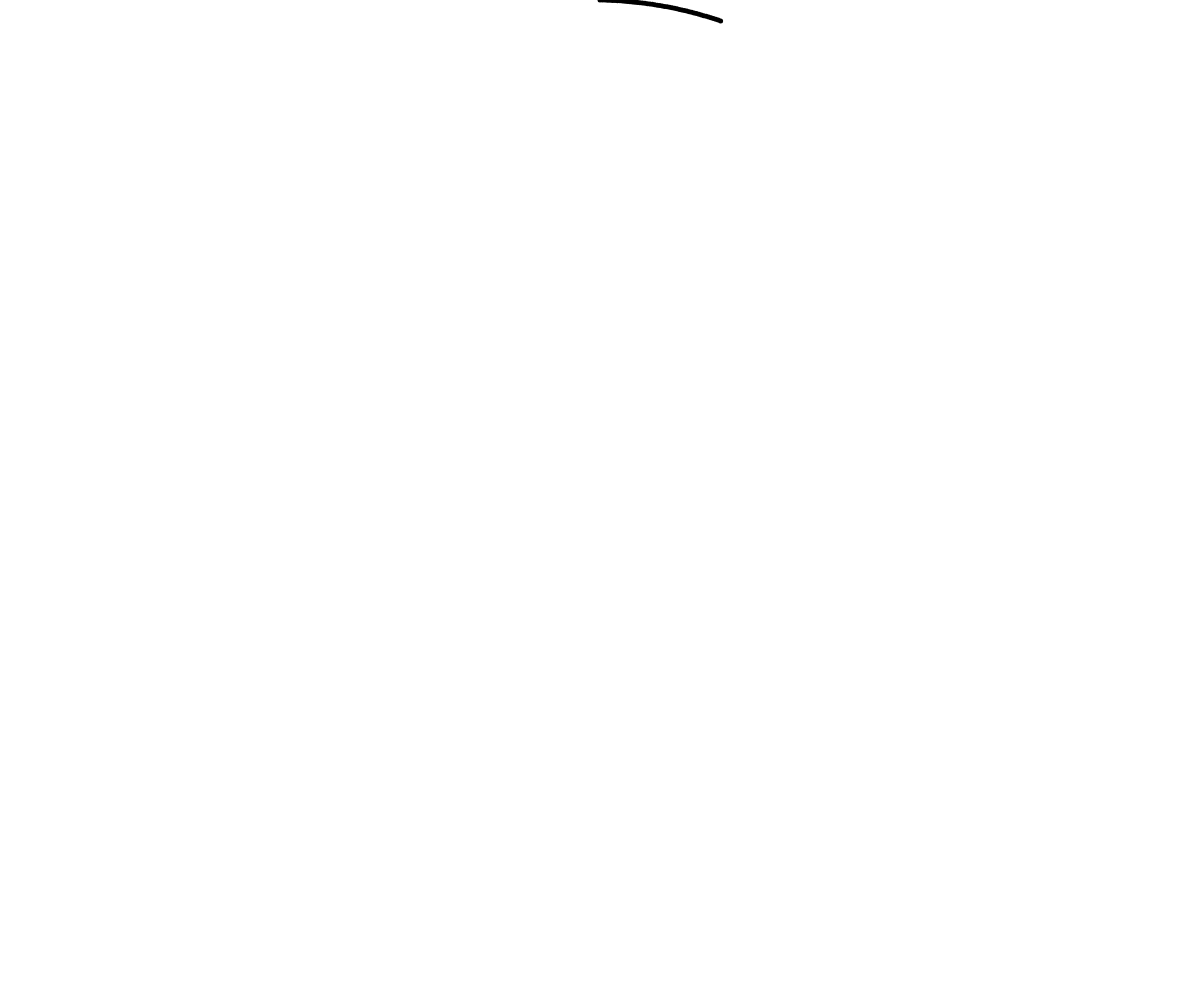
Frame 1 (no input)
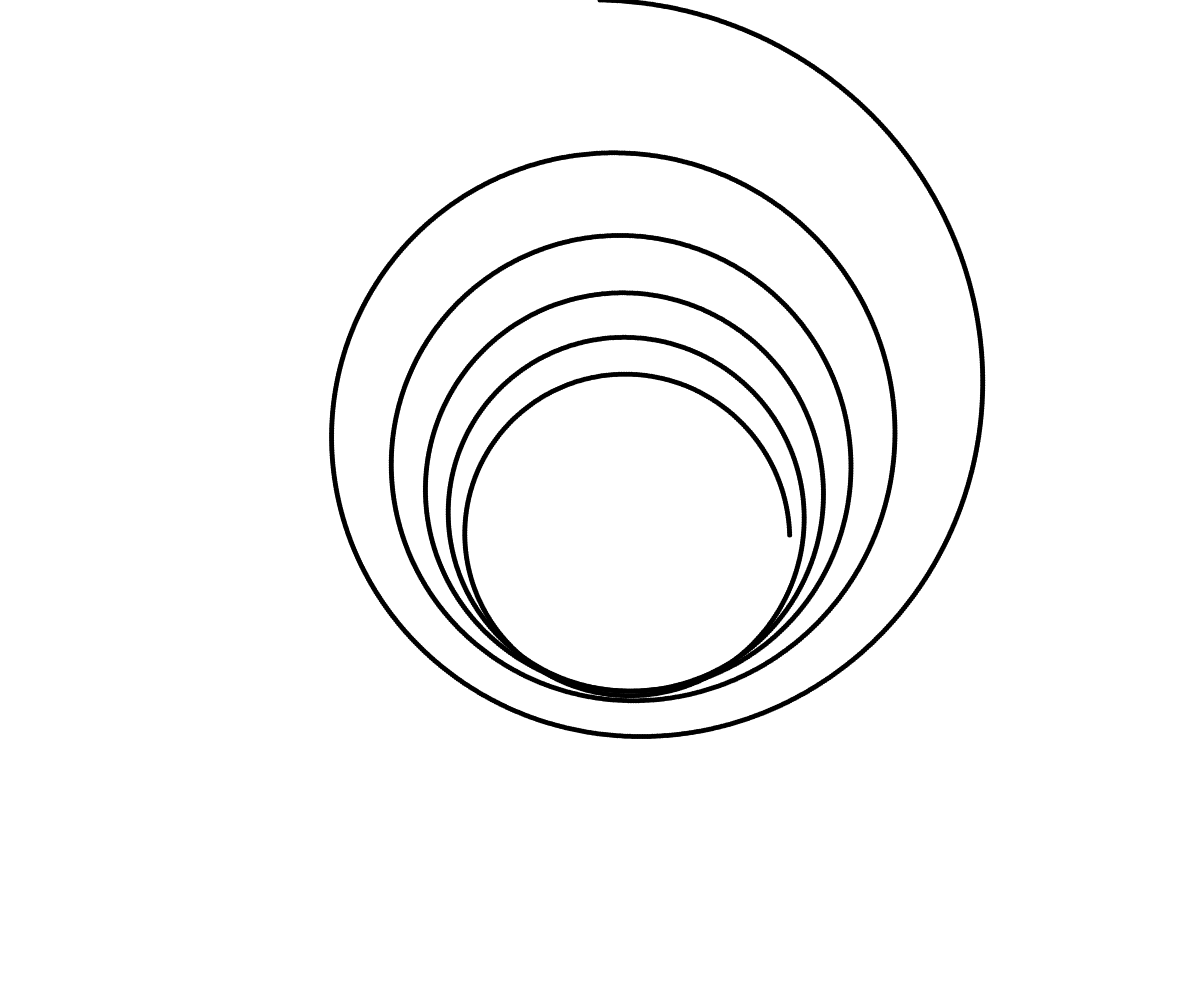
Frame 60 (no input)
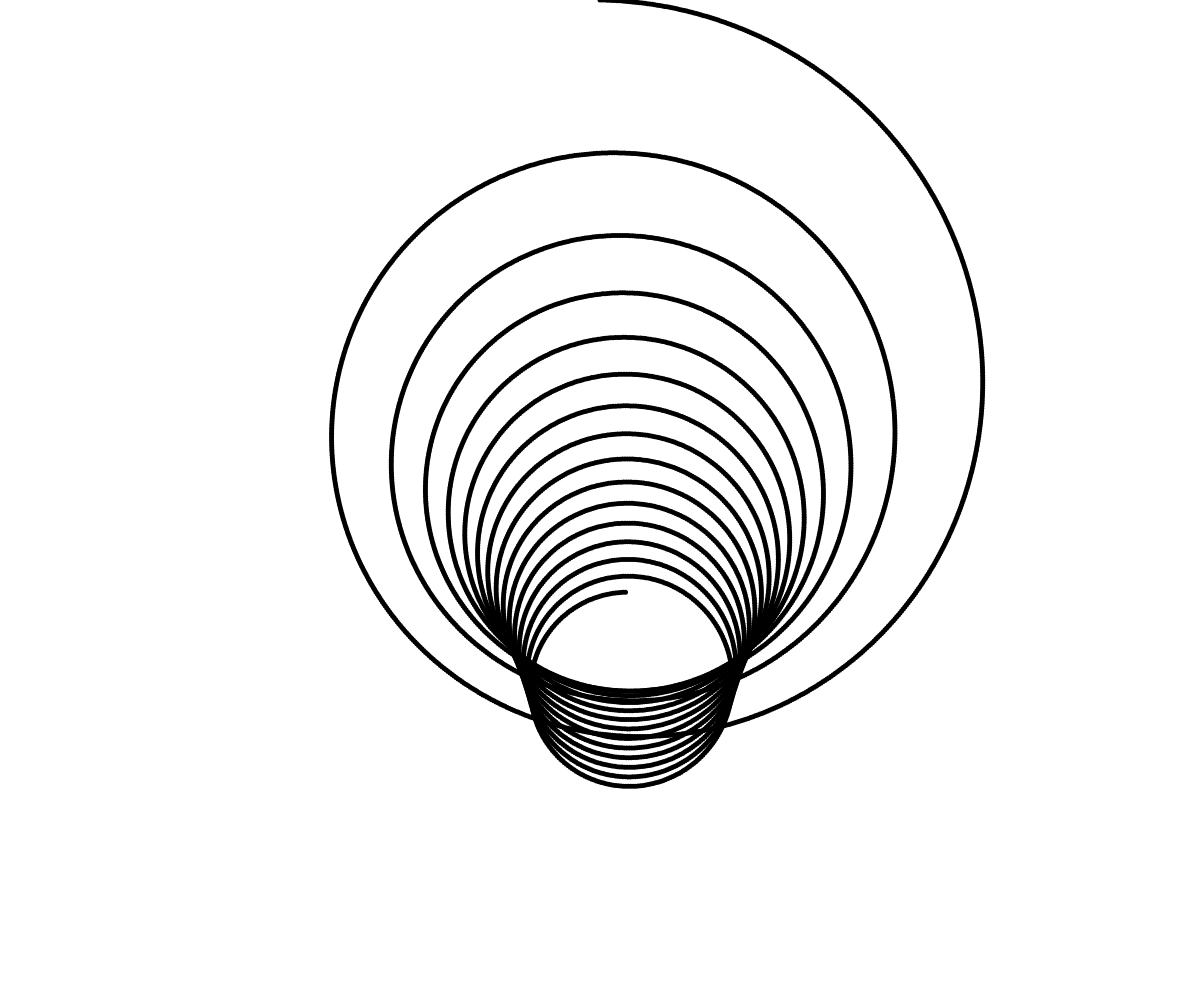
Frame 120 (the mouse pressed at the canvas centre since frame 60)

The p5.js sketch that drew these frames (run headless with seeded random() and noise() and a simulated clock; from frame 60 on, the mouse is pressed at the canvas centre):

// p5.js sketch
// ── sketch.js
let x,y;
let a = 0;
let time = 0;

const pointSize = 5;
const spinSpeed = pointSize/2;
const driftSpeed = .05;
const animSpeed = 50;

function setup() {
  createCanvas(innerWidth,innerHeight);
  x = width/2;
  y = 0;
  background(255);
  noStroke();
  fill(0);
}

function draw() {
  for(let i=0;i<animSpeed;i++) {
    circle(x,y,pointSize);
    x += spinSpeed * cos(a);
    y += (spinSpeed * sin(a))+driftSpeed;
    a += PI/500+PI/100*(time*.0001);
    time++;
  }
}
